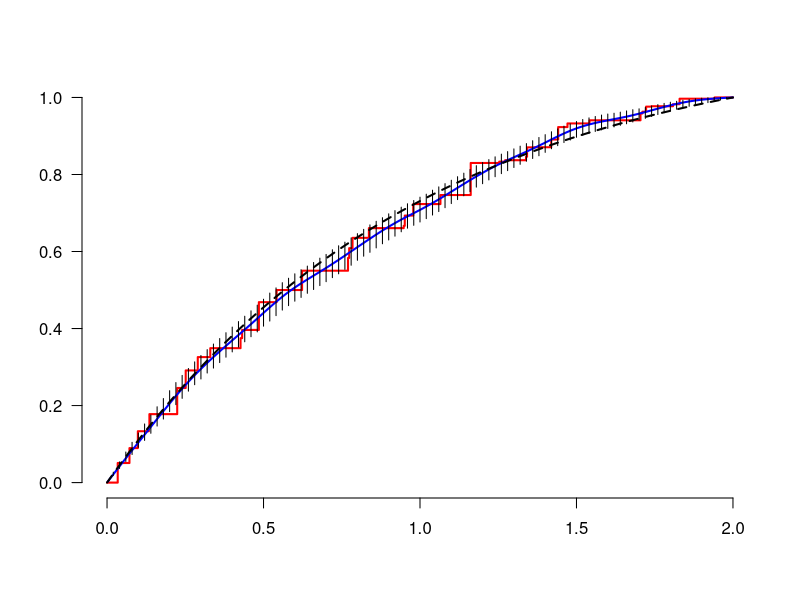
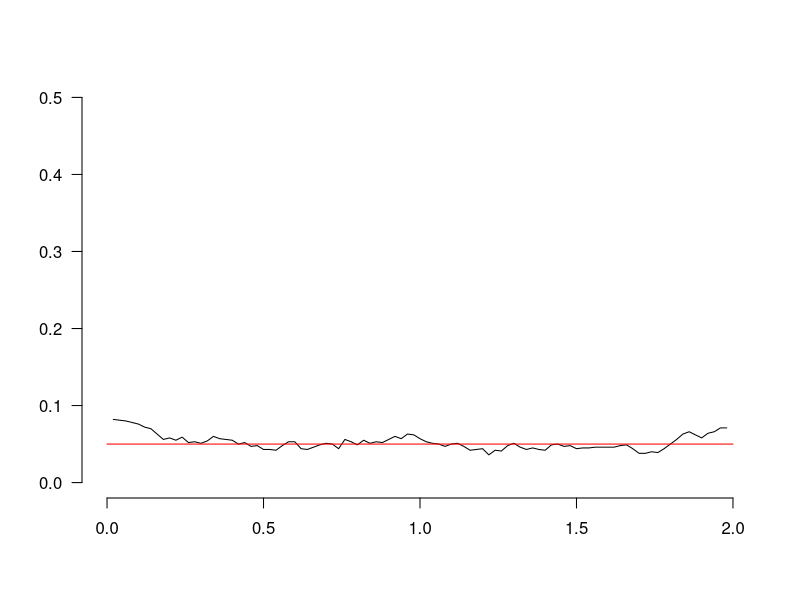

Here is the R script that generated these plots, in order:
	B<-read.table("MLE.txt")
	C<-read.table("SMLE.txt")
   	D<-read.table("CI_SMLE.txt")
   	E<-read.table("percentages.txt")
  
   x1<-B[,1]
   z1<-B[,2]
   x2<-C[,1]
   z2<-C[,2]
   x3<-D[,1]
   t1<-D[,2]
   u1<-D[,3]
   
   f <- function(x) {1-exp(-x)}/{1-exp(-2)}
   x0 <-seq(0,2,by=0.01)
   y0<-f(x0)
   
   plot(c(-100,-100),xlim=c(0,2), ylim=c(0,max(u1)), main= "",ylab="",xlab="",bty="n",las=1)
   lines(x1,z1,lwd=2,type ="s",col="red")
   lines(x2, z2,lwd=2,col="blue")
   lines(x0, y0,lwd=2,lty=2)
   segments(x3,t1,x3,u1)


   	x1<-E[,1]
   	y1<-E[,2]
   	  	
   	plot(c(-10000,-10000),xlim=c(0,2), ylim=c(0.0,0.5), main= "", ylab="",xlab="",bty="n",las=1)
	lines(x1,y1,lty=1)
	lines(c(0,2),c(0.05,0.05),col="red")
	
